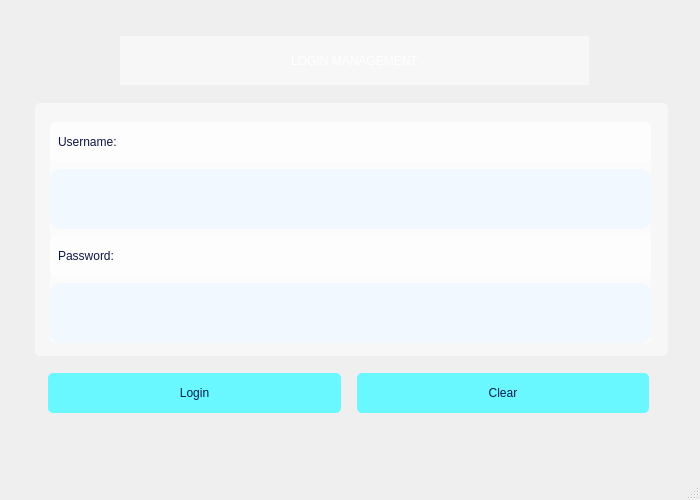
<?xml version="1.0" encoding="UTF-8"?>
<ui version="4.0">
 <class>MainWindow</class>
 <widget class="QMainWindow" name="MainWindow">
  <property name="geometry">
   <rect>
    <x>0</x>
    <y>0</y>
    <width>700</width>
    <height>500</height>
   </rect>
  </property>
  <property name="minimumSize">
   <size>
    <width>700</width>
    <height>500</height>
   </size>
  </property>
  <property name="windowTitle">
   <string>Manager Login</string>
  </property>
  <property name="windowIcon">
   <iconset>
    <normaloff>icon.png</normaloff>icon.png</iconset>
  </property>
  <widget class="QWidget" name="centralwidget">
   <widget class="QLabel" name="label">
    <property name="geometry">
     <rect>
      <x>-5</x>
      <y>-6</y>
      <width>709</width>
      <height>481</height>
     </rect>
    </property>
    <property name="text">
     <string/>
    </property>
    <property name="pixmap">
     <pixmap>../background1.png</pixmap>
    </property>
    <property name="scaledContents">
     <bool>true</bool>
    </property>
   </widget>
   <widget class="QGroupBox" name="groupBox">
    <property name="geometry">
     <rect>
      <x>35</x>
      <y>103</y>
      <width>633</width>
      <height>253</height>
     </rect>
    </property>
    <property name="styleSheet">
     <string notr="true">background-color: rgba(255, 255, 255, 128);
color: rgb(255, 255, 255);
font: 57 10pt &quot;Montserrat Medium&quot;;
border-radius:5px;</string>
    </property>
    <property name="title">
     <string/>
    </property>
    <widget class="QWidget" name="verticalLayoutWidget">
     <property name="geometry">
      <rect>
       <x>15</x>
       <y>19</y>
       <width>601</width>
       <height>221</height>
      </rect>
     </property>
     <layout class="QVBoxLayout" name="verticalLayout">
      <property name="spacing">
       <number>7</number>
      </property>
      <item>
       <widget class="QLabel" name="label_2">
        <property name="styleSheet">
         <string notr="true">font: 63 10pt &quot;Montserrat SemiBold&quot;;
color: rgb(14, 23, 67);
padding: 5px;</string>
        </property>
        <property name="text">
         <string>Username:</string>
        </property>
       </widget>
      </item>
      <item>
       <widget class="QLineEdit" name="lineEditUsername">
        <property name="minimumSize">
         <size>
          <width>0</width>
          <height>60</height>
         </size>
        </property>
        <property name="styleSheet">
         <string notr="true">background-color: rgb(242, 248, 255);
color: rgb(14, 23, 67);
font: 57 10pt &quot;Montserrat Medium&quot;;
border-radius: 10px;
padding: 5px;</string>
        </property>
       </widget>
      </item>
      <item>
       <widget class="QLabel" name="label_3">
        <property name="styleSheet">
         <string notr="true">font: 63 10pt &quot;Montserrat SemiBold&quot;;
color: rgb(14, 23, 67);
padding: 5px;</string>
        </property>
        <property name="text">
         <string>Password:</string>
        </property>
       </widget>
      </item>
      <item>
       <widget class="QLineEdit" name="lineEditPassword">
        <property name="minimumSize">
         <size>
          <width>0</width>
          <height>60</height>
         </size>
        </property>
        <property name="styleSheet">
         <string notr="true">background-color: rgb(242, 248, 255);
color: rgb(14, 23, 67);
font: 57 10pt &quot;Montserrat Medium&quot;;
border-radius: 10px;
padding: 5px;</string>
        </property>
        <property name="echoMode">
         <enum>QLineEdit::Password</enum>
        </property>
       </widget>
      </item>
     </layout>
    </widget>
   </widget>
   <widget class="QWidget" name="horizontalLayoutWidget">
    <property name="geometry">
     <rect>
      <x>48</x>
      <y>372</y>
      <width>601</width>
      <height>42</height>
     </rect>
    </property>
    <layout class="QHBoxLayout" name="horizontalLayout">
     <property name="spacing">
      <number>16</number>
     </property>
     <item>
      <widget class="QPushButton" name="pushButtonLogin">
       <property name="minimumSize">
        <size>
         <width>0</width>
         <height>40</height>
        </size>
       </property>
       <property name="styleSheet">
        <string notr="true">
QPushButton {
 /* Màu nền mặc định */
	background-color: rgb(105, 248, 255);
    border-radius: 5px;
	color: rgb(9, 28, 84);
	font: 8pt &quot;CocogooseProTrial Semilight&quot;;

}

QPushButton:hover {
	background-color: rgb(137, 227, 254);
}

QPushButton:pressed {
background-color: rgb(105, 248, 255);
}


</string>
       </property>
       <property name="text">
        <string>Login</string>
       </property>
      </widget>
     </item>
     <item>
      <widget class="QPushButton" name="pushButtonClear">
       <property name="minimumSize">
        <size>
         <width>0</width>
         <height>40</height>
        </size>
       </property>
       <property name="styleSheet">
        <string notr="true">
QPushButton {
 /* Màu nền mặc định */
	background-color: rgb(105, 248, 255);
    border-radius: 5px;
	color: rgb(9, 28, 84);
	font: 8pt &quot;CocogooseProTrial Semilight&quot;;

}

QPushButton:hover {
	background-color: rgb(137, 227, 254);
}

QPushButton:pressed {
background-color: rgb(105, 248, 255);
}


</string>
       </property>
       <property name="text">
        <string>Clear</string>
       </property>
      </widget>
     </item>
    </layout>
   </widget>
   <widget class="QLabel" name="label_4">
    <property name="geometry">
     <rect>
      <x>120</x>
      <y>36</y>
      <width>469</width>
      <height>49</height>
     </rect>
    </property>
    <property name="styleSheet">
     <string notr="true">font: 14pt &quot;CocogooseProTrial Darkmode&quot;;
color: rgb(255, 255, 255);
padding:10px;
background-color: rgb(255, 255, 255,128);</string>
    </property>
    <property name="text">
     <string>LOGIN MANAGEMENT</string>
    </property>
    <property name="alignment">
     <set>Qt::AlignCenter</set>
    </property>
   </widget>
  </widget>
  <widget class="QMenuBar" name="menubar">
   <property name="geometry">
    <rect>
     <x>0</x>
     <y>0</y>
     <width>700</width>
     <height>26</height>
    </rect>
   </property>
  </widget>
  <widget class="QStatusBar" name="statusbar"/>
 </widget>
 <resources/>
 <connections/>
</ui>
